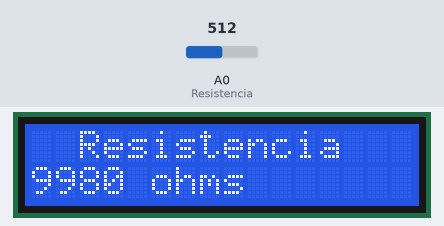
Recording of a sketch running on a simulated Arduino Uno, built with avr-gcc and run on an emulated ATmega328P. Parts: 16×2 character LCD. The test bench sets the inputs (shaded band); at power-on: A0 (Resistencia) = 512. What the sketch prints to the serial monitor is not drawn.

Above: at 1.2 s.
1.3 s: A0 (Resistencia) set to 0
At 2.5 s:
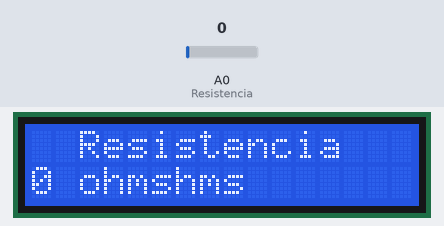
2.8 s: A0 (Resistencia) set to 122
At 4.0 s:
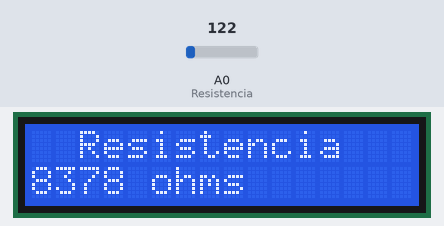
4.3 s: A0 (Resistencia) set to 496
At 5.4 s:
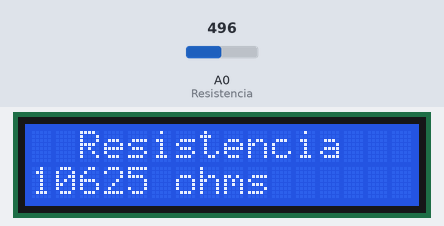
5.8 s: A0 (Resistencia) set to 524
At 7.0 s:
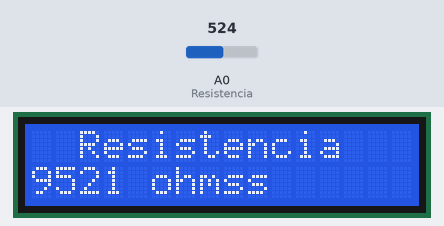
7.3 s: A0 (Resistencia) set to 0
At 8.5 s:
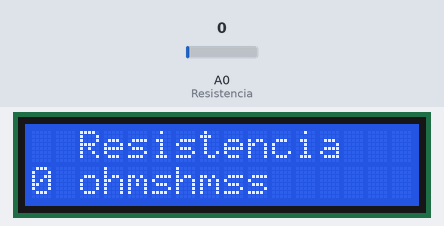
Timing chart, 0 to 9.8 s (numbered marks = the images above; inputs shaded):
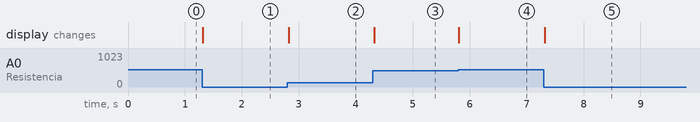

The sketch:

Codigo_parte_3_de_la_semana_2.ino
```cpp
/*Fundación Kinal
 * Centro Educativo Tecnico Laboral Kinal
 * Electrónica
 * Grado: Quinto
 * Sección:A
 * Curso: Taller de Electrónoca Digital y Reparación de Computadoras I
 * Nombre: Edgar Emnauel Gálvez Bol
 * Carné: 2019253
 */
//Incluyo Librerias
#include <Wire.h>
#include <LiquidCrystal_I2C.h>

//Defino todo lo de la LCD
#define direccion_lcd 0x3F
#define filas 2
#define columnas 16

//Defino el pin que utilizo
#define Resistencia A0

//Variable
int Medicion();

//Constructor
LiquidCrystal_I2C LCD_Edgar(direccion_lcd, columnas, filas);
  void setup() {
    Serial.begin(9600);
    pinMode(Resistencia, INPUT);
  LCD_Edgar.init();
  LCD_Edgar.backlight();
}
void loop() {
  LCD_Edgar.setCursor(0,0);
  LCD_Edgar.print("  Resistencia   ");
  unsigned long int ohms = Medicion();
  LCD_Edgar.setCursor(0,1);
  LCD_Edgar.print(ohms);
  LCD_Edgar.print(" ohms");
}
 int Medicion(){
    int lectura = 0;   //Valor de voltaje en el divisor de voltaje
    int Ve = 5;   // Vcc
    float VR2 = 0;    //Voltaje en la R2
    float R1 = 10000;     // Valor de la Resistencia de referencia
    float R2 = 0;         // Variable de la resistencia a encontrar
    float relacion = 0;
    lectura = analogRead(Resistencia);
   if(lectura) //Si detecta una resistencia
  {
    relacion = lectura * Ve;  // Opera el valor de la lectura del divisor por el voltaje de alimentacion
    VR2 = (relacion)/1024.0;  //hace la relacion en la escala raw para voltaje
    relacion = (Ve/VR2) -1;    //en la operacion sule existir un 1 que no deveria de estar entonces se le resta 1 para poder obtener el verdadero resultado
    R2= (R1 * relacion)-20;  //para tener mayor precicion
    Serial.print("el valor es de :");
    Serial.println(R2);
    return R2;
  } else {
    Serial.println("no hay resistencia");
    return 0;
    }
  }
```

Measured:
- the behaviour switches between 511 and 512 on A0 (Resistencia) (found by bisection; images 3 and 4)
- after the input at 1.3 s, the display: changes at once (image 1)
- after the input at 2.8 s, the display: changes at once (image 2)
- after the input at 4.3 s, the display: changes at once (image 3)
- after the input at 5.8 s, the display: changes at once (image 4)
- after the input at 7.3 s, the display: changes at once (image 5)
